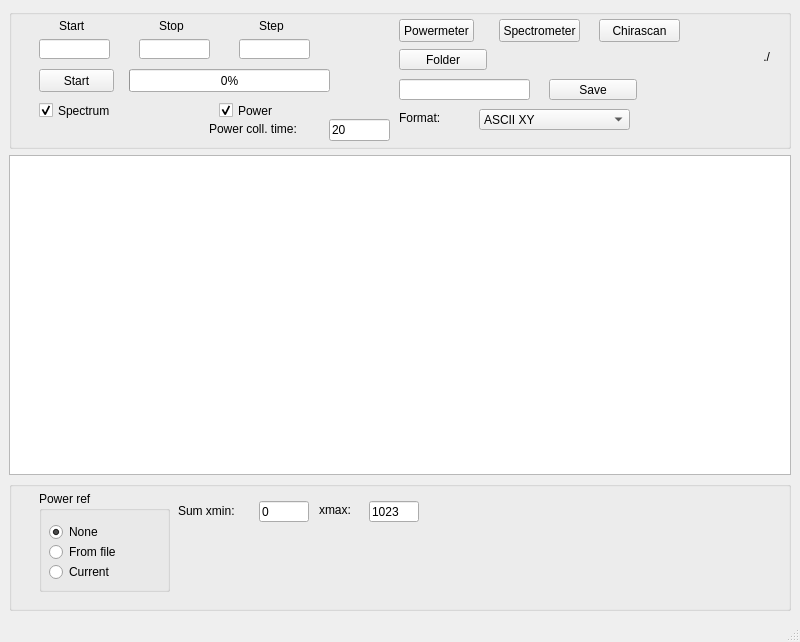
<?xml version="1.0" encoding="UTF-8"?>
<ui version="4.0">
 <class>MainWindow</class>
 <widget class="QMainWindow" name="MainWindow">
  <property name="geometry">
   <rect>
    <x>0</x>
    <y>0</y>
    <width>800</width>
    <height>642</height>
   </rect>
  </property>
  <property name="windowTitle">
   <string>MainWindow</string>
  </property>
  <widget class="QWidget" name="centralwidget">
   <layout class="QVBoxLayout" name="verticalLayout">
    <item>
     <widget class="QGroupBox" name="upperGroup">
      <property name="sizePolicy">
       <sizepolicy hsizetype="Preferred" vsizetype="Fixed">
        <horstretch>0</horstretch>
        <verstretch>141</verstretch>
       </sizepolicy>
      </property>
      <property name="minimumSize">
       <size>
        <width>370</width>
        <height>140</height>
       </size>
      </property>
      <property name="title">
       <string/>
      </property>
      <widget class="QLineEdit" name="startEdit">
       <property name="geometry">
        <rect>
         <x>30</x>
         <y>30</y>
         <width>71</width>
         <height>20</height>
        </rect>
       </property>
      </widget>
      <widget class="QLineEdit" name="stopEdit">
       <property name="geometry">
        <rect>
         <x>130</x>
         <y>30</y>
         <width>71</width>
         <height>20</height>
        </rect>
       </property>
      </widget>
      <widget class="QCheckBox" name="pwrChk">
       <property name="geometry">
        <rect>
         <x>210</x>
         <y>90</y>
         <width>141</width>
         <height>23</height>
        </rect>
       </property>
       <property name="text">
        <string>Power</string>
       </property>
       <property name="checked">
        <bool>true</bool>
       </property>
      </widget>
      <widget class="QLineEdit" name="stepEdit">
       <property name="geometry">
        <rect>
         <x>230</x>
         <y>30</y>
         <width>71</width>
         <height>20</height>
        </rect>
       </property>
      </widget>
      <widget class="QPushButton" name="startButt">
       <property name="geometry">
        <rect>
         <x>30</x>
         <y>60</y>
         <width>75</width>
         <height>23</height>
        </rect>
       </property>
       <property name="text">
        <string>Start</string>
       </property>
       <property name="checkable">
        <bool>false</bool>
       </property>
      </widget>
      <widget class="QLabel" name="label_3">
       <property name="geometry">
        <rect>
         <x>150</x>
         <y>10</y>
         <width>47</width>
         <height>13</height>
        </rect>
       </property>
       <property name="text">
        <string>Stop</string>
       </property>
      </widget>
      <widget class="QCheckBox" name="spcChk">
       <property name="geometry">
        <rect>
         <x>30</x>
         <y>90</y>
         <width>141</width>
         <height>23</height>
        </rect>
       </property>
       <property name="text">
        <string>Spectrum</string>
       </property>
       <property name="checked">
        <bool>true</bool>
       </property>
      </widget>
      <widget class="QLabel" name="label_2">
       <property name="geometry">
        <rect>
         <x>50</x>
         <y>10</y>
         <width>47</width>
         <height>13</height>
        </rect>
       </property>
       <property name="text">
        <string>Start</string>
       </property>
      </widget>
      <widget class="QProgressBar" name="scanProgBar">
       <property name="geometry">
        <rect>
         <x>120</x>
         <y>60</y>
         <width>201</width>
         <height>23</height>
        </rect>
       </property>
       <property name="value">
        <number>0</number>
       </property>
      </widget>
      <widget class="QLabel" name="label_4">
       <property name="geometry">
        <rect>
         <x>250</x>
         <y>10</y>
         <width>47</width>
         <height>13</height>
        </rect>
       </property>
       <property name="text">
        <string>Step</string>
       </property>
      </widget>
      <widget class="QLineEdit" name="pwrTimeEdit">
       <property name="enabled">
        <bool>true</bool>
       </property>
       <property name="geometry">
        <rect>
         <x>320</x>
         <y>110</y>
         <width>61</width>
         <height>22</height>
        </rect>
       </property>
       <property name="text">
        <string>20</string>
       </property>
      </widget>
      <widget class="QLabel" name="label">
       <property name="geometry">
        <rect>
         <x>200</x>
         <y>110</y>
         <width>111</width>
         <height>20</height>
        </rect>
       </property>
       <property name="text">
        <string>Power coll. time:</string>
       </property>
      </widget>
      <widget class="QPushButton" name="showPwrmButt">
       <property name="geometry">
        <rect>
         <x>390</x>
         <y>10</y>
         <width>75</width>
         <height>23</height>
        </rect>
       </property>
       <property name="text">
        <string>Powermeter</string>
       </property>
      </widget>
      <widget class="QLineEdit" name="nameEdit">
       <property name="geometry">
        <rect>
         <x>390</x>
         <y>70</y>
         <width>131</width>
         <height>21</height>
        </rect>
       </property>
      </widget>
      <widget class="QLabel" name="locLabel">
       <property name="geometry">
        <rect>
         <x>500</x>
         <y>37</y>
         <width>261</width>
         <height>21</height>
        </rect>
       </property>
       <property name="text">
        <string>./</string>
       </property>
       <property name="alignment">
        <set>Qt::AlignRight|Qt::AlignTrailing|Qt::AlignVCenter</set>
       </property>
      </widget>
      <widget class="QLabel" name="label_5">
       <property name="geometry">
        <rect>
         <x>390</x>
         <y>100</y>
         <width>58</width>
         <height>18</height>
        </rect>
       </property>
       <property name="text">
        <string>Format:</string>
       </property>
      </widget>
      <widget class="QComboBox" name="formatCombo">
       <property name="geometry">
        <rect>
         <x>470</x>
         <y>100</y>
         <width>151</width>
         <height>21</height>
        </rect>
       </property>
       <item>
        <property name="text">
         <string>ASCII XY</string>
        </property>
       </item>
       <item>
        <property name="text">
         <string>ASCII X</string>
        </property>
       </item>
       <item>
        <property name="text">
         <string>float x</string>
        </property>
       </item>
       <item>
        <property name="text">
         <string>double x</string>
        </property>
       </item>
      </widget>
      <widget class="QPushButton" name="locButt">
       <property name="geometry">
        <rect>
         <x>390</x>
         <y>40</y>
         <width>88</width>
         <height>21</height>
        </rect>
       </property>
       <property name="text">
        <string>Folder</string>
       </property>
      </widget>
      <widget class="QPushButton" name="saveButt">
       <property name="geometry">
        <rect>
         <x>540</x>
         <y>70</y>
         <width>88</width>
         <height>21</height>
        </rect>
       </property>
       <property name="text">
        <string>Save</string>
       </property>
      </widget>
      <widget class="QPushButton" name="showSpctrmButt">
       <property name="geometry">
        <rect>
         <x>490</x>
         <y>10</y>
         <width>81</width>
         <height>23</height>
        </rect>
       </property>
       <property name="text">
        <string>Spectrometer</string>
       </property>
      </widget>
      <widget class="QPushButton" name="showChiraButt">
       <property name="geometry">
        <rect>
         <x>590</x>
         <y>10</y>
         <width>81</width>
         <height>23</height>
        </rect>
       </property>
       <property name="text">
        <string>Chirascan</string>
       </property>
      </widget>
     </widget>
    </item>
    <item>
     <widget class="PlotWidget" name="graphicsView"/>
    </item>
    <item>
     <widget class="QGroupBox" name="lowerGroup">
      <property name="sizePolicy">
       <sizepolicy hsizetype="Preferred" vsizetype="Fixed">
        <horstretch>0</horstretch>
        <verstretch>131</verstretch>
       </sizepolicy>
      </property>
      <property name="minimumSize">
       <size>
        <width>530</width>
        <height>130</height>
       </size>
      </property>
      <property name="title">
       <string/>
      </property>
      <widget class="QGroupBox" name="pwrRadioBox">
       <property name="geometry">
        <rect>
         <x>30</x>
         <y>10</y>
         <width>131</width>
         <height>101</height>
        </rect>
       </property>
       <property name="title">
        <string>Power ref</string>
       </property>
       <widget class="QRadioButton" name="powerRefFile">
        <property name="geometry">
         <rect>
          <x>10</x>
          <y>50</y>
          <width>101</width>
          <height>22</height>
         </rect>
        </property>
        <property name="text">
         <string>From file</string>
        </property>
       </widget>
       <widget class="QRadioButton" name="powerRefNone">
        <property name="geometry">
         <rect>
          <x>10</x>
          <y>30</y>
          <width>101</width>
          <height>22</height>
         </rect>
        </property>
        <property name="text">
         <string>None</string>
        </property>
        <property name="checked">
         <bool>true</bool>
        </property>
       </widget>
       <widget class="QRadioButton" name="powerRefCur">
        <property name="geometry">
         <rect>
          <x>10</x>
          <y>70</y>
          <width>101</width>
          <height>22</height>
         </rect>
        </property>
        <property name="text">
         <string>Current</string>
        </property>
       </widget>
      </widget>
      <widget class="QLineEdit" name="sxmaxEdit">
       <property name="geometry">
        <rect>
         <x>360</x>
         <y>20</y>
         <width>50</width>
         <height>21</height>
        </rect>
       </property>
       <property name="text">
        <string>1023</string>
       </property>
      </widget>
      <widget class="QLabel" name="label_8">
       <property name="geometry">
        <rect>
         <x>169</x>
         <y>20</y>
         <width>71</width>
         <height>20</height>
        </rect>
       </property>
       <property name="text">
        <string>Sum xmin:</string>
       </property>
      </widget>
      <widget class="QLabel" name="label_9">
       <property name="geometry">
        <rect>
         <x>310</x>
         <y>20</y>
         <width>41</width>
         <height>18</height>
        </rect>
       </property>
       <property name="text">
        <string>xmax:</string>
       </property>
      </widget>
      <widget class="QLineEdit" name="sxminEdit">
       <property name="geometry">
        <rect>
         <x>250</x>
         <y>20</y>
         <width>50</width>
         <height>21</height>
        </rect>
       </property>
       <property name="text">
        <string>0</string>
       </property>
      </widget>
     </widget>
    </item>
   </layout>
  </widget>
  <widget class="QMenuBar" name="menubar">
   <property name="geometry">
    <rect>
     <x>0</x>
     <y>0</y>
     <width>800</width>
     <height>21</height>
    </rect>
   </property>
  </widget>
  <widget class="QStatusBar" name="statusbar"/>
 </widget>
 <customwidgets>
  <customwidget>
   <class>PlotWidget</class>
   <extends>QGraphicsView</extends>
   <header>pyqtgraph</header>
  </customwidget>
 </customwidgets>
 <resources/>
 <connections/>
</ui>
